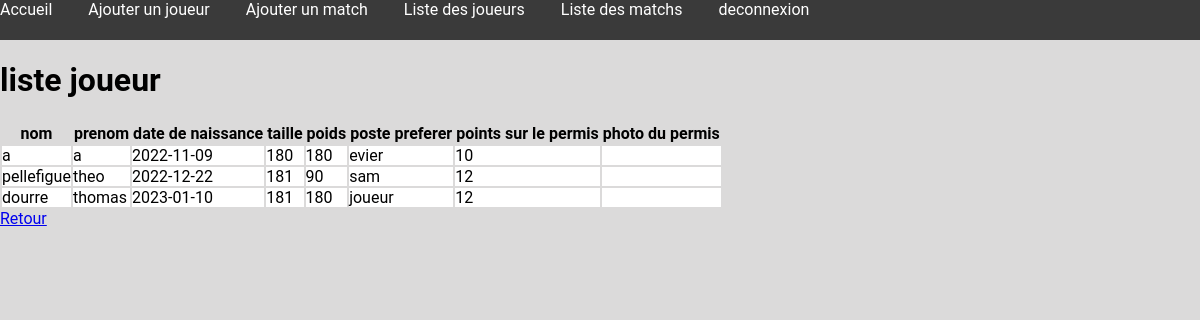
Page /list_joueur.php (signed in) on the committed database.
### tables this page shows
CREATE TABLE `joueur` (
  `id_joueur` int(11) NOT NULL,
  `nom` varchar(20) NOT NULL,
  `prenom` varchar(20) NOT NULL,
  `photo_permis` blob,
  `date_naissance` date NOT NULL,
  `taille` float NOT NULL,
  `poids` float NOT NULL,
  `poste_preferer` varchar(50) DEFAULT NULL,
  `match_jouer` int(11) NOT NULL DEFAULT '0',
  `victoire` int(11) NOT NULL DEFAULT '0',
  `vomis` int(11) NOT NULL DEFAULT '0',
  `points_permis` int(11) NOT NULL DEFAULT '12'
);

### list_joueur.php (the view, shortened to what this page needs)
<head>
    <link rel="stylesheet" href="style.css">
</head>
<body>
    <div class="navbar">
        <a href="index.php">Accueil</a>
        <a href="ajouterjoueur.php">Ajouter un joueur</a>
        <a href="ajoutermatch.php">Ajouter un match</a>
        <a href="list_joueur.php">Liste des joueurs</a>
        <a href="list_match.php">Liste des matchs</a>
        <a href="logout.php">deconnexion</a>
    </div>
    <h1>liste joueur</h1>
    <table class="tableau">
        <tr>
            <th>nom</th>
            <th>prenom</th>
            <th>date de naissance</th>
            <th>taille</th>
            <th>poids</th>
            <th>poste preferer</th>
            <th>points sur le permis</th>
            <th>photo du permis</th>
        </tr>
        <?php
            try{
                $bdd = new PDO('mysql:host=localhost;port=3306;dbname=gestion_apero','root','root');
            }
            catch (Exception $e)
            {
                    die('Erreur : ' . $e->getMessage());
            }
            $req = $bdd->query('SELECT * FROM joueur');
            while ($donnees = $req->fetch()){
                echo '<tr  class="ligne" id="' . $donnees['id_joueur'] . '">';
                echo '<td>' . $donnees['nom'] . '</td>';
                echo '<td>' . $donnees['prenom'] . '</td>';
                echo '<td>' . $donnees['date_naissance'] . '</td>';
                echo '<td>' . $donnees['taille'] . '</td>';
                echo '<td>' . $donnees['poids'] . '</td>';
                echo '<td>' . $donnees['poste_preferer'] . '</td>';
                echo '<td>' . $donnees['points_permis'] . '</td>';
                echo '<td>' . $donnees['photo_permis'] . '</td>';
                echo '</tr>';
            }
        ?>
    </table>
    <a href="javascript:history.go(-1)">Retour</a>
</body>

### style.css (style rules this page uses)
body { margin: 0; padding: 0; background-color: rgb(219, 218, 218); font-family: 'Roboto', sans-serif; }
.navbar { display:inline-table; height: 5vh; width: 100vw; background-color: rgb(58, 58, 58); }
.navbar > a { margin-right: 3vw; color:#fff; text-decoration: none; }
.ligne { background-color: rgb(255, 255, 255); }
.ligne>td { padding:0px; margin:0px; }

### rows in the picture
joueur: nom "a", prenom "a", date_naissance "2022-11-09", taille "180", poids "180", poste_preferer "evier", points_permis "10"
joueur: nom "pellefigue", prenom "theo", date_naissance "2022-12-22", taille "181", poids "90", poste_preferer "sam", points_permis "12"
joueur: nom "dourre", prenom "thomas", date_naissance "2023-01-10", taille "181", poids "180", poste_preferer "joueur", points_permis "12"
